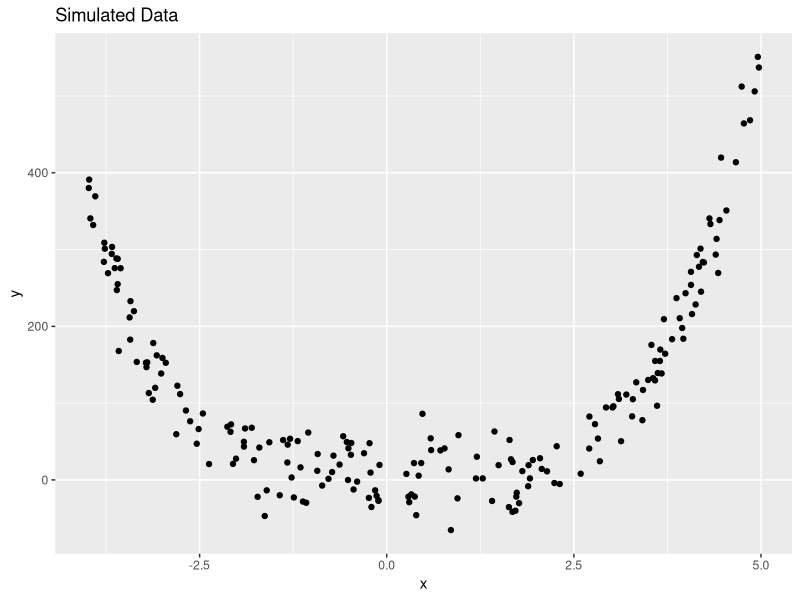
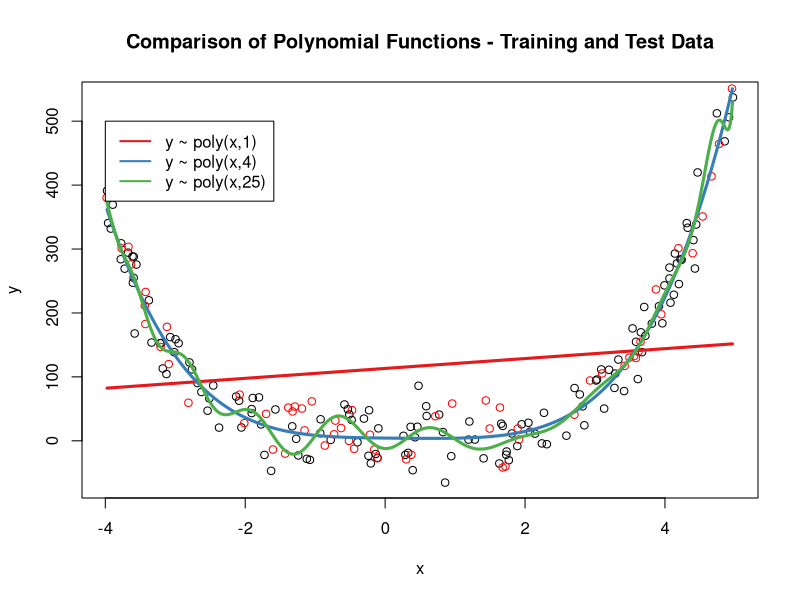
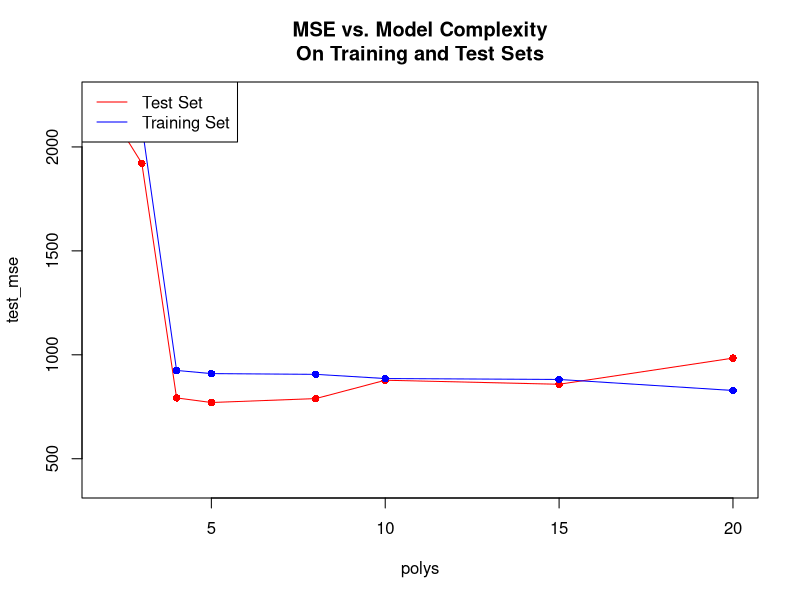

Reproduce these figures in R, in order.

library(data.table)
library(ggplot2)
library(RColorBrewer)

generate_data = function(f, sample_size = 100){
  x = runif(sample_size, min=-4, max=5)
  y = f(x) + rnorm(sample_size, mean=0, sd=30)
  data.table(x,y)
}

f = function(x) {x^4 - x^3 + 2*x^2 - x + 5}

dat = generate_data(f, sample_size = 200)

ggplot(dat, aes(x=x,y=y)) +
  geom_point() +
  ggtitle("Simulated Data")


# create training and test datasets
set.seed(802)
smp = sample(x = 1:nrow(dat), size = round(.7*nrow(dat)), replace = F)
train = dat[smp,]
test = dat[-smp,]


# fit 3 models to the training data.  One underfit, one overfit, and one with 4 degree polynomial
plot(y~x, data=train, col='black', cex=1, pch=1)
points(y~x, data=test, col='red', cex=1, pch =1)
grid = seq(from = min(train$x), to = max(train$x), by = 0.01)

#display.brewer.all(3) # display color brewer palettes with n values
colors = brewer.pal(n=5, name="Set1")
j=1
for (i in c(1,4,25)){
  grid_predict = data.frame(x=grid)
  mod = lm(y~poly(x, degree=i), data=train)
  lines(grid, predict(mod, newdata=grid_predict), col=colors[j], lwd=3, lty=1)
  assign(paste0("model_",i), mod)
  j = j+1
}
title("Comparison of Polynomial Functions - Training and Test Data")
legend(x=-4, y =500, 
       legend = c("y ~ poly(x,1)", "y ~ poly(x,4)", "y ~ poly(x,25)"),
       col=colors, lty=1, lwd=2)

# Next, we want to run 10 models, calculate MSE on the test set, and plot: degrees vs. MSE
polys = c(2,3,4,5,8,10,15,20)
model_list = c()

for (i in 1:length(polys)){
  mod = lm(y ~ poly(x, degree=polys[i]), data=train)
  model_list[[i]] = mod
  assign(paste0("model_", polys[i]), mod)
}


# This is super ugly, but I'm getting weird data format issues from poly().
mod1 = lm(y ~ poly(x, degree=polys[1]), data=train)
mod2 = lm(y ~ poly(x, degree=polys[2]), data=train)
mod3 = lm(y ~ poly(x, degree=polys[3]), data=train)
mod4 = lm(y ~ poly(x, degree=polys[4]), data=train)
mod5 = lm(y ~ poly(x, degree=polys[5]), data=train)
mod6 = lm(y ~ poly(x, degree=polys[6]), data=train)
mod7 = lm(y ~ poly(x, degree=polys[7]), data=train)
mod8 = lm(y ~ poly(x, degree=polys[8]), data=train)


test_mse = c()
test_mse[1] = mean((test$y - predict(mod1, test)) ^ 2)
test_mse[2] = mean((test$y - predict(mod2, test)) ^ 2)
test_mse[3] = mean((test$y - predict(mod3, test)) ^ 2)
test_mse[4] = mean((test$y - predict(mod4, test)) ^ 2)
test_mse[5] = mean((test$y - predict(mod5, test)) ^ 2)
test_mse[6] = mean((test$y - predict(mod6, test)) ^ 2)
test_mse[7] = mean((test$y - predict(mod7, test)) ^ 2)
test_mse[8] = mean((test$y - predict(mod8, test)) ^ 2)

train_mse = c()
train_mse[1] = mean((train$y - predict(mod1, train)) ^ 2)
train_mse[2] = mean((train$y - predict(mod2, train)) ^ 2)
train_mse[3] = mean((train$y - predict(mod3, train)) ^ 2)
train_mse[4] = mean((train$y - predict(mod4, train)) ^ 2)
train_mse[5] = mean((train$y - predict(mod5, train)) ^ 2)
train_mse[6] = mean((train$y - predict(mod6, train)) ^ 2)
train_mse[7] = mean((train$y - predict(mod7, train)) ^ 2)
train_mse[8] = mean((train$y - predict(mod8, train)) ^ 2)


plot(x=polys, y=test_mse, type="l", col="red",
     ylim=c(min(min(train_mse), min(test_mse)/2),max(train_mse[1], test_mse[1])))
points(x=polys, y=test_mse, col="red", cex=1, pch=16)
points(x=polys, y=train_mse, type="l", col="blue")
points(x=polys, y=train_mse, col="blue", cex=1, pch=16)
legend("topleft",legend=c("Test Set", "Training Set"),
       col=c("red", "blue"), lty=1)
title("MSE vs. Model Complexity\nOn Training and Test Sets")








